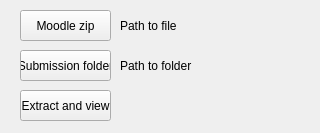
<?xml version="1.0" encoding="UTF-8"?>
<ui version="4.0">
 <class>Window2</class>
 <widget class="QWidget" name="Window2">
  <property name="geometry">
   <rect>
    <x>0</x>
    <y>0</y>
    <width>320</width>
    <height>133</height>
   </rect>
  </property>
  <property name="windowTitle">
   <string>Form</string>
  </property>
  <widget class="QPushButton" name="win2button1">
   <property name="geometry">
    <rect>
     <x>20</x>
     <y>10</y>
     <width>91</width>
     <height>31</height>
    </rect>
   </property>
   <property name="text">
    <string>Moodle zip</string>
   </property>
  </widget>
  <widget class="QPushButton" name="win2button3">
   <property name="geometry">
    <rect>
     <x>20</x>
     <y>90</y>
     <width>91</width>
     <height>31</height>
    </rect>
   </property>
   <property name="text">
    <string>Extract and view</string>
   </property>
  </widget>
  <widget class="QLabel" name="win2label1">
   <property name="geometry">
    <rect>
     <x>120</x>
     <y>10</y>
     <width>101</width>
     <height>31</height>
    </rect>
   </property>
   <property name="text">
    <string>Path to file</string>
   </property>
  </widget>
  <widget class="QLabel" name="win2label2">
   <property name="geometry">
    <rect>
     <x>120</x>
     <y>50</y>
     <width>101</width>
     <height>31</height>
    </rect>
   </property>
   <property name="text">
    <string>Path to folder</string>
   </property>
  </widget>
  <widget class="QPushButton" name="win2button2">
   <property name="geometry">
    <rect>
     <x>20</x>
     <y>50</y>
     <width>91</width>
     <height>31</height>
    </rect>
   </property>
   <property name="text">
    <string>Submission folder</string>
   </property>
  </widget>
 </widget>
 <resources/>
 <connections/>
</ui>
